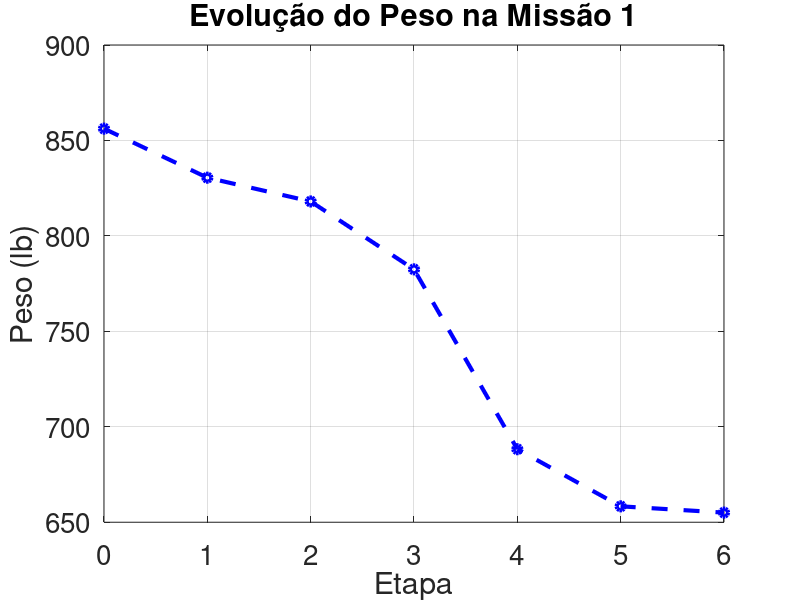

Here is the MATLAB script that generated this plot:
clc
close all;
kmh_to_fts = 0.9113446583067 ;
kg_to_lb = 2.2046226218      ;
km_to_ft = 3280.84;

% --- Calculo MTOW da Missão 1 ---

% -- Considerando na missão:
% 0 - 1 Decolagem
% 1 - 2 Climb
% 2 - 3 Cruzeiro de 500 km a 250 km/h
% 3 - 4 Loiter de 2 horas
% 4 - 5 Cruzeiro de 500 km a 250 km/h
% 5 - 6 Pouso

% -- Pré-requisitos:
CP_kg = 5;
CP_lb = CP_kg * kg_to_lb ;
R_km = 500; % Alcance no cruzeiro
R_ft = R_km * km_to_ft;
Vc_kmh = 250; % Velocidade de cruzeiro
Vc_fts = Vc_kmh * kmh_to_fts;
E_h = 4; % Tempo de Loiter
E_s = E_h * 3600; %

h_m = 1000; % altitude de decolagem
l_pista = 150; % comprimento da pista
h_s = 2000; % teto de serviço

v = Vc_kmh/3.6   ; % Velocidade (m/s)
T = 275.1            ; % Temperatura do ar (K)
a = sqrt(1.4*T*287)  ;
M = v/a              ;



% -- Estimativa da aeronave:
Swet_Sref = 3.5;
LD_max = 18;
LD_c = LD_max;
LD_l = 0.866 * LD_max;

C_c_hr = 0.4; %consumo específico cruzeiro
C_c_s = C_c_hr/3600;

C_l_hr = 0.5; %consumo específico cruzeiro
C_l_s = C_l_hr/3600;

A = 1.67;
Kvs = 1;
c = -0.16;

% -- Peso Payload
Wpl = CP_lb;

% -- Peso Vazio
Kvs = 1
%WeW0 = %@(W0)  A*(W0^c) * Kvs;
We = 631.95 % valor código missão 2
% -- Peso Combustível

% W1/W0
W1W0 = 0.970

% W2/W1
W2W1 = 0.985 %1.0065 - 0.0325*M

% W3/W2
W3W2 = exp(-R_ft*C_c_s/(Vc_fts*LD_c))

% W4/W3
W4W3 = exp(-E_s*C_l_s/(LD_l))

% W5/W4
W5W4 = W3W2

% W6/W5
W6W5 = 0.995

WfW0 = 1.06*(1 - W1W0*W2W1*W3W2*W4W3*W5W4*W6W5);

% --- Resolvendo W0
R = @(W0) W0 - (Wpl + WfW0*W0 + We) ;
W0 = fzero(R, 200)

Wf = WfW0*W0


Wf = WfW0*W0
W1 = W1W0*W0
W2 = W2W1*W1
W3 = W3W2*W2
W4 = W4W3*W3
W5 = W5W4*W4
W6 = W6W5*W5
Wf/W0

x = [0,1,2,3,4,5,6];
plot(x,[W0,W1,W2,W3,W4,W5,W6], 'b--o',  'LineWidth', 3)
grid('on')

title('Evolução do Peso na Missão 1', 'FontSize', 20)
xlabel('Etapa', 'FontSize', 20)
ylabel('Peso (lb)', 'FontSize', 20)
set(gca, 'FontSize', 20)  % controla os números dos eixos (ticks)
